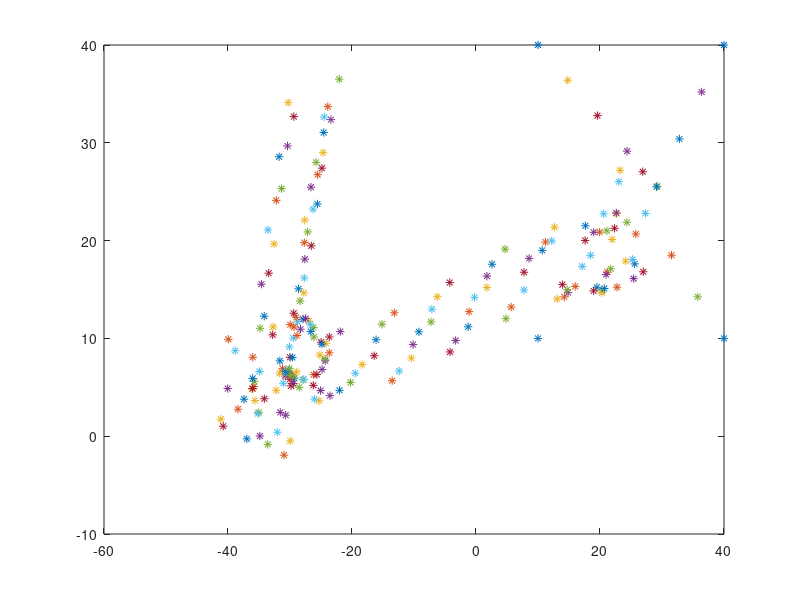

Reproduce this figure in MATLAB.
clear all
close all
clc

Cx = [10 10 40 40];   % X position of the vectors
Cy = [10 40 40 10];    % Y position of the vectors

figure(1);
plot(Cx,Cy,'*');
hold on;
nomber_pts = length(Cx);
o = [0 0]; % vector origin

for loop = 1:200
    
% Show the vector of the first loop
% for iter = 1:nomber_pts-1
%     C = [Cx(iter) Cy(iter)];
%     Cnext = [Cx(iter+1) Cy(iter+1)];
%     nd = (Cnext-C)./norm(Cnext-C); %normalize
%     nd = (Cnext-C);
%     % % Show vector betwin the points
%         quiver(C(1),C(2),nd(1),nd(2))
% end

% pause

% quiver(C(1),C(2),nd(1),nd(2))

C1 = [Cx(1) Cy(1)]
C2 = [Cx(2) Cy(2)]
C3 = [Cx(3) Cy(3)]
C4 = [Cx(4) Cy(4)]

% Vector betwin befor and last point
M1 = (C4-C2);

% show the ector betwin the one before and the one after form the one after
% quiver(C2(1),C2(2),M1(1),M1(2));

% Gives the eqasion of the 
slopeM = (C2(2)-C4(2))/(C2(1)-C4(1));
b = (-C2(1))*slopeM+C2(2);

% Plot the line betwin the point befor and the last
x = min(C2(1),C4(1)):max(C2(1),C4(1));
% plot(x, slopeM*x+b);

% Intermediat point of the two points
mPointx = (max(C2(1),C4(1))+min(C2(1),C4(1)))/2;
mPointy = mPointx*slopeM+b;

% Plot of the point
% plot(mPointx,mPointy ,'*');

% Saving the point
mPoint = [mPointx mPointy];

% Plot vector betwin
Median = mPoint-C1;
% quiver(C1(1),C1(2),Median(1),Median(2))

% Line of the median
slopeMed = (C1(2)-mPoint(2))/(C1(1)-mPoint(1));
bMed = (-C1(1))*slopeMed+C1(2);

% Plot median line
x = min(C1(1),mPoint(1)):max(C1(1),mPoint(1));
% plot(x, slopeMed*x+bMed);

% Shift of the point on the median

shift_int = mPoint-C1;
shift6 = C1+(shift_int/norm(shift_int))*6;
plot(shift6(1),shift6(2),'*');

% Sauvegarde du prochain point
Cx(1) = shift6(1);
Cy(1) = shift6(2);

% % Shift dans les points
Cx = circshift(Cx',3);
Cx = Cx';
Cy = circshift(Cy',3);
Cy = Cy';

pause (0.01)



end
